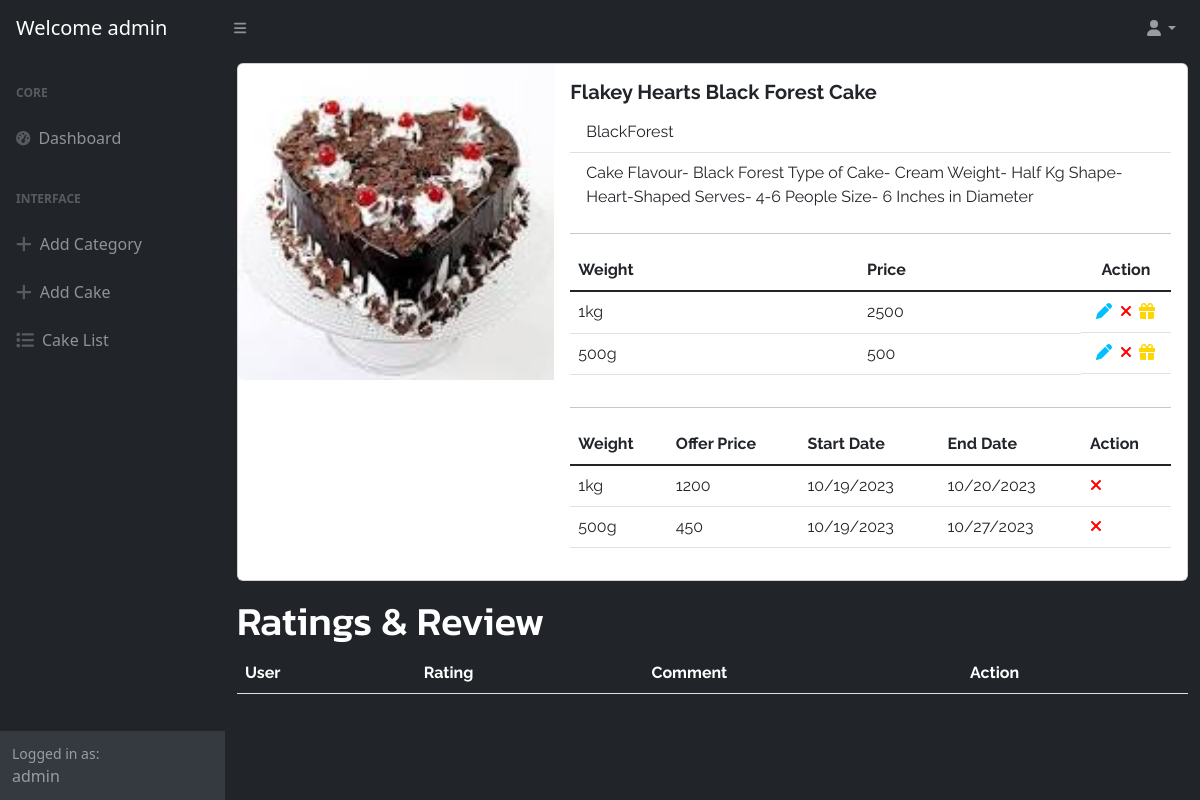
Page /2/detail (signed in) on the earlier database version.
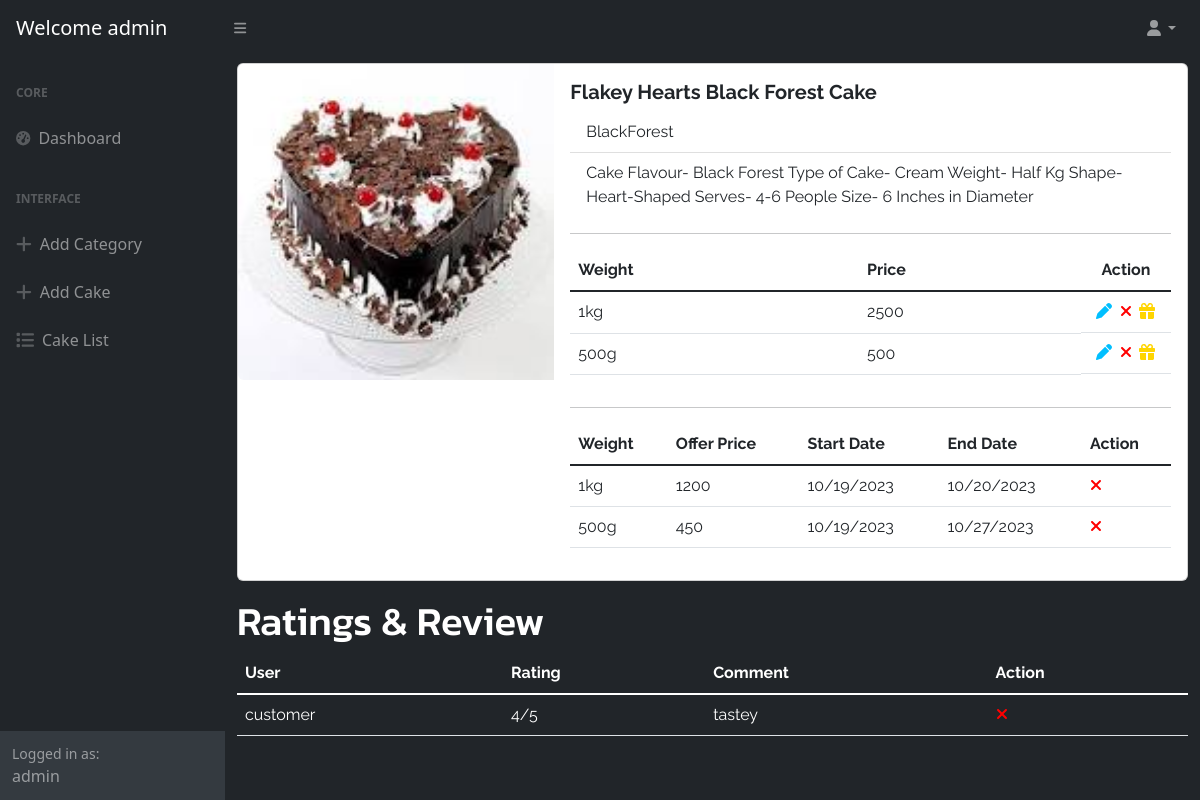
Same page on the later database version.
### cakeshop/models.py (models this page shows, shortened)
class CakeVarients(models.Model):
    options=(
        ("250g","250g"),
        ("500g","500g"),
        ("1kg","1kg"),
        ("1.5kg","1.5kg"),
        ("2kg","2kg")
    )
    weight=models.CharField(max_length=100,choices=options,default="1kg")
    price=models.PositiveIntegerField()
    cake=models.ForeignKey(Cakes,on_delete=models.CASCADE)

class Offers(models.Model):
    cakevarient=models.ForeignKey(CakeVarients,on_delete=models.CASCADE)
    price=models.PositiveIntegerField()
    start_date=models.DateTimeField()
    due_date=models.DateTimeField()

class Reviews(models.Model):
    user=models.ForeignKey(User,on_delete=models.CASCADE)
    cake=models.ForeignKey(Cakes,on_delete=models.CASCADE,null=True)
    rating=models.PositiveIntegerField(validators=[MinValueValidator(1),MaxValueValidator(5)])
    comment=models.CharField(max_length=300)

class User(AbstractUser):
    phone = models.CharField(max_length=100,unique=True)
    address = models.CharField(max_length=200)

### cakeshop/views.py (the view)
# urls.py: path('<int:pk>/detail', CakeDetailView.as_view(), name = "cake_detail"),
@method_decorator(decs, name="dispatch")
class CakeDetailView(DetailView):
    template_name = "cakeshop/cake_detail.html"
    model = Cakes
    context_object_name = "cake"

### cakeshop/models.py (called while the page is built)
    def __str__(self):
        return self.name

### cakeshop/views.py (called while the page is built)
def signin_required(fn):
    def wrapper(request,*args,**kwargs):
        if not request.user.is_authenticated:
            messages.error(request,"Invalid User")
            return redirect("signin")
        else:
            return fn(request,*args,**kwargs)
    return wrapper

def is_admin(fn):
    def wrapper(request,*args,**kwargs):
        if not request.user.is_superuser:
            messages.error(request,"Permission Denied for current user")
            return redirect("signin")
        else:
            return fn(request,*args,**kwargs)
    return wrapper

### cakeshop/templates/cakeshop/cake_detail.html (shortened to what the changed rows need)
{% extends 'cakeshop/base.html' %}
{% load static %}
{% block main_block %}
<link rel="stylesheet" href="{% static 'css/cake_list.css' %}">
    <div class="container-fluid mt-2 font">
        <div class="item d-flex justify-content-center">
            <div class="card mb-3" style="width: 100%;">
                <div class="row g-0">
                  <div class="col-md-8">
                    <div class="card-body">
                      <div class="table-responsive">
                        <table class="table">
                          <thead>
                              <tr>
                                  <th>Weight</th>
                                  <th>Price</th>
                                  <th class="text-center" style="width: 15%;">Action</th>
                              </tr>
                          </thead>
                          <tbody class="table-group-divider">
                              {% for v in cake.cakevarients_set.all %}
                              <tr>
                                  <td>{{v.weight}}</td>
                                  <td>{{v.price}}</td>
                                  <td class="d-flex justify-content-evenly">
                                    <a href="{% url 'update_varient' v.id %}"><i class="fa-solid fa-pen" style="color: #00bfff;"></i></a>
                                    <a href="{% url 'varient_delete' v.id %}"><i class="fa-solid fa-xmark" style="color: #ff0000;"></i></a>
                                    <a href="{% url 'offer_add' v.id %}"><i class="fa-solid fa-gift" style="color: #ffd500;"></i></a>
                                  </td>
                              </tr>
                              {% endfor %}
                          </tbody>
                        </table>
                      </div>
                      <div class="table-responsive">
                        <table class="table">
                          <thead>
                              <tr>
                                  <th>Weight</th>
                                  <th>Offer Price</th>
                                  <th>Start Date</th>
                                  <th>End Date</th>
                                  <th>Action</th>
                              </tr>
                          </thead>
                          <tbody class="table-group-divider">
                            {% for v in cake.cakevarients_set.all %}
                              {% for o in v.offers_set.all %}
                                <tr>
                                  <td>{{v.weight}}</td>
                                  <td>{{o.price}}</td>
                                  <td>{{o.start_date|date:"SHORT_DATE_FORMAT"}}</td>
                                  <td>{{o.due_date|date:"SHORT_DATE_FORMAT"}}</td>
                                  <td><a href="{% url 'offer_delete' o.id %}"><i class="fa-solid fa-xmark" style="color: #ff0000;"></i></a></td>
                                </tr>
                              {% endfor %}
                            {% endfor %}
                          </tbody>
                        </table>
                      </div>
                    </div>
                  </div>
                </div>
            </div>
        </div>
        <h1 class="text-white">Ratings & Review</h1>
        <div class="table-responsive">
          <table class="table text-white mb-5">
            <thead>
                <tr>
                    <th>User</th>
                    <th>Rating</th>
                    <th>Comment</th>
                    <th>Action</th>
                </tr>
            </thead>
            <tbody class="table-group-divider">
              {% for r in cake.reviews_set.all %}
                  <tr>
                    <td>{{r.user}}</td>
                    <td>{{r.rating}}/5</td>
                    <td>{{r.comment}}</td>
                    <td><a href="{% url 'review_delete' r.id %}"><i class="fa-solid fa-xmark" style="color: #ff0000;"></i></a></td>
                  </tr>
              {% endfor %}
            </tbody>
          </table>
        </div>
    </div>
{% endblock %}

Differences in the rows shown:
now on this page (row edited): Reviews: user "customer", rating "4", comment "tastey"
